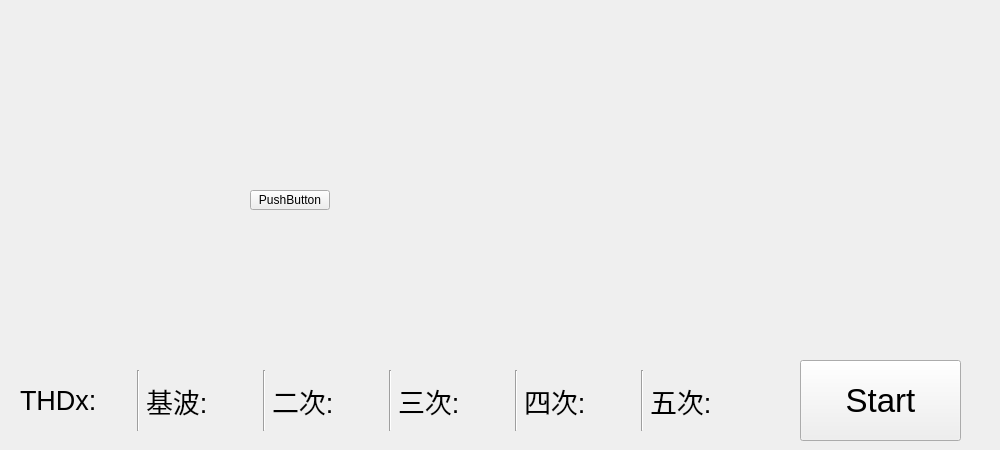
<?xml version="1.0" encoding="UTF-8"?>
<ui version="4.0">
 <class>MainWindow</class>
 <widget class="QMainWindow" name="MainWindow">
  <property name="geometry">
   <rect>
    <x>0</x>
    <y>0</y>
    <width>1000</width>
    <height>450</height>
   </rect>
  </property>
  <property name="sizePolicy">
   <sizepolicy hsizetype="Fixed" vsizetype="Fixed">
    <horstretch>0</horstretch>
    <verstretch>0</verstretch>
   </sizepolicy>
  </property>
  <property name="minimumSize">
   <size>
    <width>1000</width>
    <height>450</height>
   </size>
  </property>
  <property name="maximumSize">
   <size>
    <width>1000</width>
    <height>450</height>
   </size>
  </property>
  <property name="windowTitle">
   <string>MainWindow</string>
  </property>
  <widget class="QWidget" name="centralwidget">
   <widget class="QPushButton" name="button_start">
    <property name="geometry">
     <rect>
      <x>800</x>
      <y>360</y>
      <width>161</width>
      <height>81</height>
     </rect>
    </property>
    <property name="font">
     <font>
      <pointsize>25</pointsize>
     </font>
    </property>
    <property name="text">
     <string>Start</string>
    </property>
   </widget>
   <widget class="QWidget" name="horizontalLayoutWidget">
    <property name="geometry">
     <rect>
      <x>20</x>
      <y>370</y>
      <width>741</width>
      <height>61</height>
     </rect>
    </property>
    <layout class="QHBoxLayout" name="horizontalLayout">
     <item>
      <widget class="QLabel" name="THDx_label">
       <property name="minimumSize">
        <size>
         <width>100</width>
         <height>0</height>
        </size>
       </property>
       <property name="font">
        <font>
         <pointsize>20</pointsize>
        </font>
       </property>
       <property name="text">
        <string>THDx:</string>
       </property>
      </widget>
     </item>
     <item>
      <widget class="Line" name="line">
       <property name="orientation">
        <enum>Qt::Vertical</enum>
       </property>
      </widget>
     </item>
     <item>
      <widget class="QLabel" name="one_label">
       <property name="minimumSize">
        <size>
         <width>100</width>
         <height>0</height>
        </size>
       </property>
       <property name="font">
        <font>
         <pointsize>20</pointsize>
        </font>
       </property>
       <property name="text">
        <string>基波:</string>
       </property>
      </widget>
     </item>
     <item>
      <widget class="Line" name="line_2">
       <property name="orientation">
        <enum>Qt::Vertical</enum>
       </property>
      </widget>
     </item>
     <item>
      <widget class="QLabel" name="two_label">
       <property name="minimumSize">
        <size>
         <width>100</width>
         <height>0</height>
        </size>
       </property>
       <property name="font">
        <font>
         <pointsize>20</pointsize>
        </font>
       </property>
       <property name="text">
        <string>二次:</string>
       </property>
      </widget>
     </item>
     <item>
      <widget class="Line" name="line_3">
       <property name="orientation">
        <enum>Qt::Vertical</enum>
       </property>
      </widget>
     </item>
     <item>
      <widget class="QLabel" name="three_label">
       <property name="minimumSize">
        <size>
         <width>100</width>
         <height>0</height>
        </size>
       </property>
       <property name="font">
        <font>
         <pointsize>20</pointsize>
        </font>
       </property>
       <property name="text">
        <string>三次:</string>
       </property>
      </widget>
     </item>
     <item>
      <widget class="Line" name="line_4">
       <property name="orientation">
        <enum>Qt::Vertical</enum>
       </property>
      </widget>
     </item>
     <item>
      <widget class="QLabel" name="four_label">
       <property name="minimumSize">
        <size>
         <width>100</width>
         <height>0</height>
        </size>
       </property>
       <property name="font">
        <font>
         <pointsize>20</pointsize>
        </font>
       </property>
       <property name="text">
        <string>四次:</string>
       </property>
      </widget>
     </item>
     <item>
      <widget class="Line" name="line_5">
       <property name="orientation">
        <enum>Qt::Vertical</enum>
       </property>
      </widget>
     </item>
     <item>
      <widget class="QLabel" name="five_label">
       <property name="minimumSize">
        <size>
         <width>100</width>
         <height>0</height>
        </size>
       </property>
       <property name="font">
        <font>
         <pointsize>20</pointsize>
        </font>
       </property>
       <property name="text">
        <string>五次:</string>
       </property>
      </widget>
     </item>
    </layout>
   </widget>
   <widget class="QPushButton" name="pushButton">
    <property name="geometry">
     <rect>
      <x>250</x>
      <y>190</y>
      <width>80</width>
      <height>20</height>
     </rect>
    </property>
    <property name="text">
     <string>PushButton</string>
    </property>
   </widget>
  </widget>
 </widget>
 <resources/>
 <connections/>
</ui>
